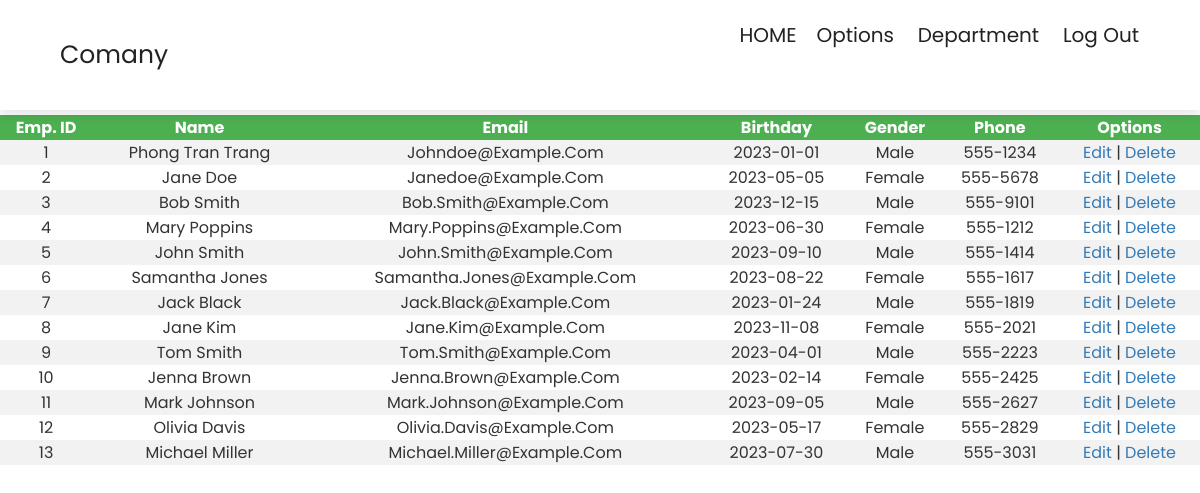
/pages/viewemp2.php, run on an earlier commit of the app's database.
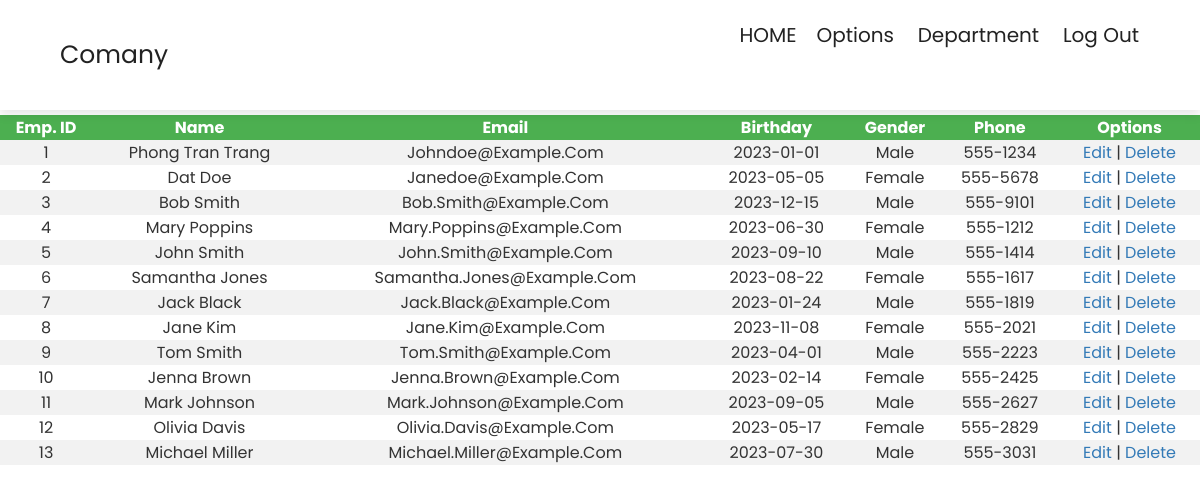
And on a later commit of the database.
### tables this page shows
CREATE TABLE user (
    id INT(11) UNSIGNED AUTO_INCREMENT NOT NULL PRIMARY KEY ,
    username VARCHAR(50) NOT NULL UNIQUE,
    `password` VARCHAR(50) NOT NULL,
    lv INT(6) UNSIGNED NOT NULL,
    fname VARCHAR(50) ,
    minit VARCHAR(50) ,
    lname VARCHAR(50) ,
    bdate date ,
    start_dt datetime DEFAULT CURRENT_TIMESTAMP ,
    addr VARCHAR(255) ,
    phone VARCHAR(15) ,
    email VARCHAR(50),
    salary DEC(15,3) ,
    gender ENUM('male', 'female')
);

### pages/viewemp2.php (the view, shortened to what this page needs)
<?php
require_once ('process/dbh.php');
$sql = "SELECT * from `user` ";
$result = mysqli_query($conn, $sql);
?>
<html>
<head>
	<link rel="stylesheet" type="text/css" href="styleview.css">
		<link rel="stylesheet" href="https://maxcdn.bootstrapcdn.com/bootstrap/3.4.1/css/bootstrap.min.css">
    <link rel="stylesheet" href="https://use.fontawesome.com/releases/v5.15.4/css/all.css" />
</head>
<body>
	<section class="header">
		<a href="home.php" class="logo">Comany</a>
		<nav>
			<ul class="navbar">
				<li><a class="" href="http://localhost/WEB-Enterprise-Managment-System/index.php">HOME</a></li>
				<div class="dropdown">
                    <a href="">Options</a>
                </div>
                <div class="dropdown">
                <a href="">department</a>
            </div>
				<a class="" href="alogin.html">Log Out</a>
			</ul>
		</nav>
	</section>
	<div class="divider"></div>
		<table>
			<tr>
				<th class = "center">Emp. ID</th>
				<th class = "center">Name</th>
				<th class = "center">Email</th>
				<th class = "center">Birthday</th>
				<th class = "center">Gender</th>
				<th class = "center">Phone</th>
				<th class = "center">Options</th>
			</tr>
			<?php
				while ($user = mysqli_fetch_assoc($result)) {
					echo "<tr>";
					echo "<td>".$user['id']."</td>";
					echo "<td>".$user['fname']." ".$user['lname']."</td>";
					echo "<td>".$user['email']."</td>";
					echo "<td>".$user['bdate']."</td>";
					echo "<td>".$user['gender']."</td>";
					echo "<td>".$user['phone']."</td>";
					echo "<td><a href=\"edit.php?id=$user[id]\">Edit</a> | <a href=\"delete.php?id=$user[id]\" onClick=\"return confirm('Are you sure you want to delete?')\">Delete</a></td>";
				}
			?>
		</table>
</body>
</html>

What changed in the data, as far as the page shows it:
changed user "Doe": fname "Jane" → "Dat"
